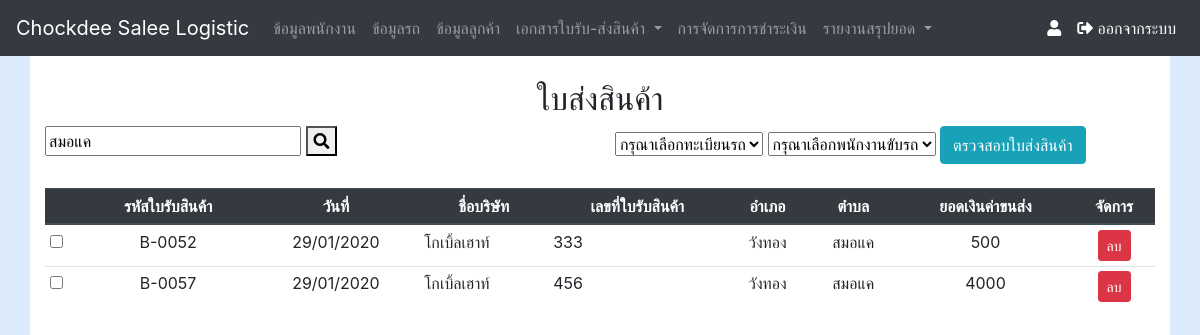
Page /receipt_show.php?txtKeyword=สมอแค on the committed database.
### tables this page shows
CREATE TABLE `tb_waybill` (
  `wb_id` int(10) NOT NULL COMMENT 'auto',
  `wb_nbook` varchar(8) NOT NULL COMMENT 'เล่มที่',
  `wb_date` varchar(50) NOT NULL COMMENT 'วันที่',
  `wb_money` float NOT NULL COMMENT 'จำนวนเงิน',
  `wb_payment` enum('ยังไม่ได้ชำระ','ชำระแล้ว') NOT NULL COMMENT 'สถานะ',
  `wb_img` varchar(100) NOT NULL COMMENT 'รูปภาพ',
  `wb_nber` varchar(10) NOT NULL COMMENT 'เลขที่',
  `customer_id` varchar(10) NOT NULL COMMENT 'เรียกใช้มาจากตารางลูกค้า',
  `car_id` int(5) NOT NULL COMMENT 'เรียกใช้มาจากตารางข้อมูลรถ',
  `wb_id_set` varchar(8) DEFAULT NULL,
  `tb_inv_status` int(11) NOT NULL,
  `staff_id` int(11) NOT NULL
);

CREATE TABLE `tb_customer` (
  `cus_id` int(5) NOT NULL COMMENT 'รหัสลูกค้า',
  `customer_id` varchar(10) NOT NULL,
  `cus_compan` varchar(40) NOT NULL COMMENT 'ชื่อบริษัท',
  `cus_house` varchar(8) NOT NULL COMMENT 'บ้านเลขที่',
  `cus_vill` int(5) NOT NULL COMMENT 'หมู่ที่',
  `cus_sub` varchar(20) NOT NULL COMMENT 'ตำบล',
  `cus_area` varchar(20) NOT NULL COMMENT 'อำเภอ',
  `cus_pro` varchar(20) NOT NULL COMMENT 'จังหวัด',
  `cus_pos` varchar(5) NOT NULL COMMENT 'รหัสไปรษณีย์',
  `cus_tle` varchar(10) NOT NULL COMMENT 'เบอร์โทรศัพท์',
  `cus_tin` varchar(13) NOT NULL COMMENT 'เลขประจำตัวผู้เสียภาษี'
);

### receipt_show.php (the view, shortened to what this page needs)
<?php require_once('nevbar.php');
Nevbar(); ?>
<?php require_once('Connections/myconnect.php'); ?>
<?php
$query_waybill = "SELECT * FROM tb_waybill
LEFT JOIN tb_customer
ON tb_waybill.customer_id = tb_customer.cus_id
LEFT JOIN tb_car
ON tb_waybill.car_id = tb_car.car_id
WHERE tb_inv_status=0 and (tb_customer.cus_sub LIKE '%".$_GET["txtKeyword"]."%' or cus_compan LIKE '%".$_GET["txtKeyword"]."%' or tb_customer.cus_area LIKE '%".$_GET["txtKeyword"]."%' or wb_payment LIKE '%".$_GET["txtKeyword"]."%' )
ORDER BY wb_id";
$waybill = mysql_query($query_waybill, $myconnect) or die(mysql_error());
?>
<!DOCTYPE html
    PUBLIC "-//W3C//DTD XHTML 1.0 Transitional//EN" "http://www.w3.org/TR/xhtml1/DTD/xhtml1-transitional.dtd">
<html xmlns="http://www.w3.org/1999/xhtml">
<head>
    <link rel="stylesheet" href="css/custom.css" />
</head>
<body>
    <div class="container">
        <br />
        <h2 align="center">ใบส่งสินค้า</h2>
        <div class="row">
            <div class="col-sm-6">
                <form name="frmSearch" method="get" action="<?php echo $_SERVER['SCRIPT_NAME'];?>">
                    <input name="txtKeyword" type="text" id="txtKeyword" value="<?php echo $_GET["txtKeyword"];?>">
                    <button type="submit"><i class="fa fa-search"></i></button>
                </form>
            </div>
            <div class="col-sm-6 ">
                <form name="myForm" action="waybill_insert_pdf.php" autocomplete="off" onsubmit="return validateForm()"
                    method="POST" enctype="multipart/form-data">
                    <select name="car_id" id="car_id">
                        <option selected disabled hidden>กรุณาเลือกทะเบียนรถ</option>
                    </select>
                    <select name="staff_id" id="staff_id">
                        <option selected disabled hidden>กรุณาเลือกพนักงานขับรถ</option>
                    </select>
                    <button class="btn btn-info">ตรวจสอบใบส่งสินค้า</button>
            </div>
        </div>
        <br />
        <div class="table-responsive">
            <table class="table table-hover table-sm">
                <thead class="thead-dark">
                    <tr>
                        <th>
                        </th>
                        <th>
                            <div align="center">รหัสใบรับสินค้า</div>
                        </th>
                        <th>
                            <div align="center">วันที่</div>
                        </th>
                        <th>
                            <div align="center">ชื่อบริษัท</div>
                        </th>
                        <th>
                            <div align="center">เลขที่ใบรับสินค้า</div>
                        </th>
                        <th>
                            <div align="center">อำเภอ</div>
                        </th>
                        <th>
                            <div align="center">ตำบล</div>
                        </th>
                        <th>
                            <div align="center">ยอดเงินค่าขนส่ง</div>
                        </th>
                        <th>
                            <div align="center">จัดการ</div>
                        </th>
                    </tr>
                </thead>
                <tbody>
                    <?php while($row_waybill = mysql_fetch_array($waybill)) { ?>
                    <tr>
                        <td><input type='checkbox' name='listData[]' value='<?php echo $row_waybill["wb_id"]; ?>'></td>
                        <td height="33">
                            <div align="center"><?php echo $row_waybill["wb_id_set"]; ?></div>
                        </td>
                        <td>
                            <div align="center">
                                <?php $date=date_create($row_waybill['wb_date']); echo date_format($date,"d/m/Y"); ?>
                        </td>
                        <td>
                            <div><?php echo $row_waybill['cus_compan']; ?></div>
                        </td>
                        <td>
                            <div><?php echo $row_waybill['wb_nbook']; ?></div>
                        </td>
                        <td>
                            <div align="center"><?php echo $row_waybill['cus_area']; ?></div>
                        </td>
                        <td>
                            <div align="center"><?php echo $row_waybill['cus_sub']; ?></div>
                        </td>
                        <td>
                            <div align="center"><?php echo $row_waybill['wb_money']; ?></div>
                        </td>
                        <td>
                            <div align="center">
                                <a class="btn btn-danger btn-sm" role="button"
                                    href="waybill_del.php?id=<?php echo $row_waybill['wb_id']; ?>?staff_id=<?php echo $row_waybill['waybill_id']; ?>"
                                    onclick="return confirm('ยืนยันที่จะลบข้อมูลหรือไม่ ?')">ลบ</a>
                        </td>
                    </tr>
                    <? } mysql_free_result($waybill); ?>
                </tbody>
            </table>
        </div>
</body>
</html>

### css/custom.css (style rules this page uses)
body { background: #DCEBFC; }
.container { background: #FFF; height: 100%; min-height: calc(100vh - calc(3.5rem + 1px)); }

### rows in the picture
tb_waybill: wb_id_set "B-0052", wb_date "29/01/2020", customer.cus_compan "โกเบิ้ลเฮาท์", wb_nbook "333", customer.cus_area "วังทอง", customer.cus_sub "สมอแค", wb_money "500"
tb_waybill: wb_id_set "B-0057", wb_date "29/01/2020", customer.cus_compan "โกเบิ้ลเฮาท์", wb_nbook "456", customer.cus_area "วังทอง", customer.cus_sub "สมอแค", wb_money "4000"
